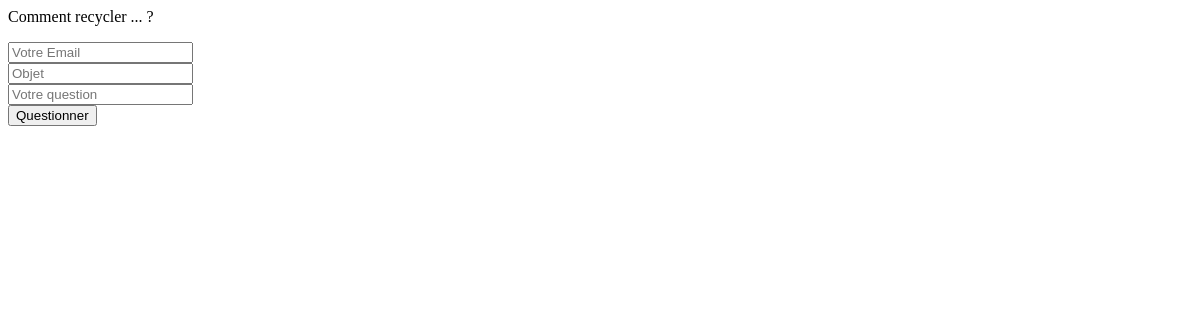
Page /recycle/question/ on the earlier database version.
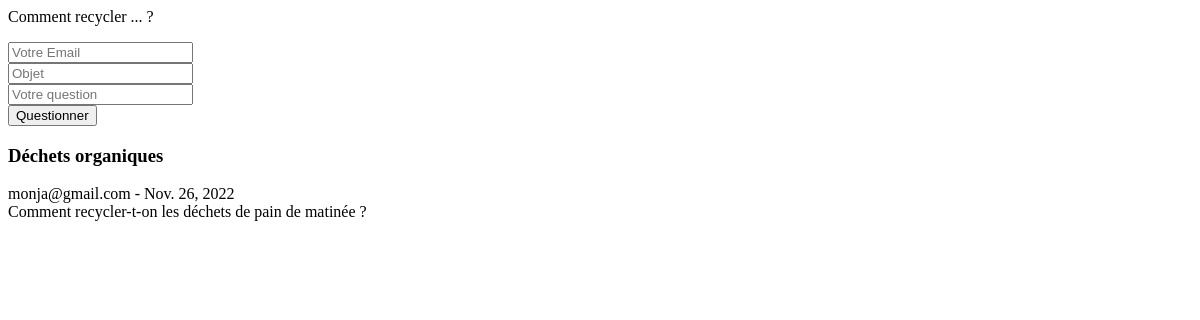
Same page on the later database version.
### app/models.py (models this page shows)
class Question(models.Model):
    email = models.EmailField(max_length=50)
    objet = models.CharField(max_length=50)
    question = models.TextField()
    date = models.DateField(auto_now=True)

### app/views.py (the view)
# urls.py: re_path('^recycle/question/$', Recycle().question, name='questionRecycle'),
    def question(self, request):
        question = Question.objects.all()
        return render(request, 'pages/questions_recycle.html', locals())

### app/templates/pages/questions_recycle.html (shortened to what this page needs)
{% load static %}
<div class="container-fluid">
    <div class="row justify-content-center">
          <div class="card mt-5 col-10 mb-5" style="color: black">
            <div class="card-body login-card-body">
              <p class="login-box-msg">Comment recycler ... ?</p>
              <form action="{% url 'newQuestion' %}" method="post">
                <div class="row input-group mb-3">
                    <input class="col-12 ml-2" type="email" name="email" placeholder="Votre Email" required>
                </div>
                  <div class="row input-group mb-3">
                    <input class="col-12 ml-2" type="text" name="objet" placeholder="Objet" required>
                </div>
                  <div class="row input-group mb-3">
                    <input class="col-12 ml-2" type="text" name="question" placeholder="Votre question" required>
                </div>
                <div class="row justify-content-center mb-3">
                  <div>
                    <button type="submit" class="btn btn-success btn-block">Questionner</button>
                  </div>
                </div>
              </form>
            </div>
          </div>
    </div>
        <div class="row mb-2">
            {% for content in question %}
                <div class="col-md-3">
                <div class="card bg-success cursor-pointer" onclick="url('content-question', 'recycle/question/view/?id={{ content.id }}#content-id', '{{ content.objet }}')">
                  <div class="card-header">
                    <h3 class="share-title">{{ content.objet }}</h3>
                    <div class="share-tools">
                      {{ content.email }} - {{ content.date}}
                    </div>
                  </div>
                  <div class="share-body p-1 bg-white" style="color:black;text-overflow: ellipsis;overflow: hidden;height: 200px">
                    {{ content.question }}
                  </div>
                </div>
                </div>
            {% endfor %}
    </div>
</div>

Differences in the rows shown:
added Question: objet "Déchets organiques", email "monja@gmail.com", date "Nov. 26, 2022", question "Comment recycler-t-on les déchets de pain de matinée ?"
